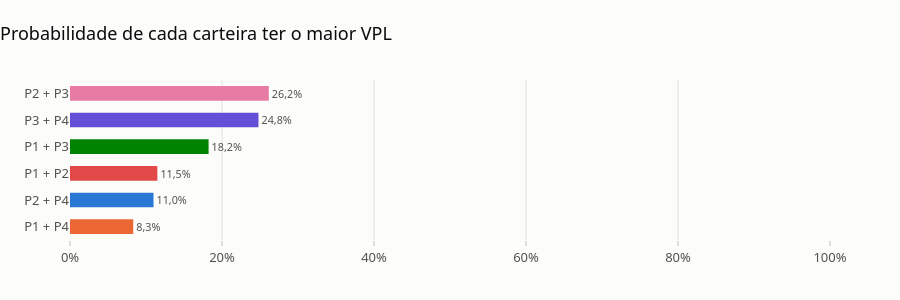

Notebook code cell kept with this figure:
### Code cell
fig = viz.grafico_prob_melhor(cart["P(melhor)"], titulo="Probabilidade de cada carteira ter o maior VPL")
viz.exportar(fig, f"{SAIDA}/carteiras_prob_melhor")
fig

### Figure 1 — Plotly figure (JSON) as saved in the notebook; plotly's stock layout.template omitted (floating-point values rounded to 4 significant figures)
{"data": [{"cliponaxis": false, "hovertemplate": "%{y}: %{text}<extra></extra>", "marker": {"color": ["#eb6834", "#2a78d6", "#e34948", "#008300", "#6250d6", "#e87ba4"], "line": {"width": 0}}, "orientation": "h", "text": ["8,3%", "11,0%", "11,5%", "18,2%", "24,8%", "26,2%"], "textfont": {"color": "#52514e", "size": 11}, "textposition": "outside", "type": "bar", "width": 0.55, "x": [0.0832, 0.1099, 0.1149, 0.1824, 0.248, 0.2616], "y": ["P1 + P4", "P2 + P4", "P1 + P2", "P1 + P3", "P3 + P4", "P2 + P3"]}], "layout": {"height": 300, "margin": {"r": 70}, "title": {"text": "Probabilidade de cada carteira ter o maior VPL"}, "xaxis": {"gridcolor": "#e1e0d9", "range": [0, 1.0], "showgrid": true, "tickformat": ".0%"}, "yaxis": {"showgrid": false, "zeroline": false}}}
